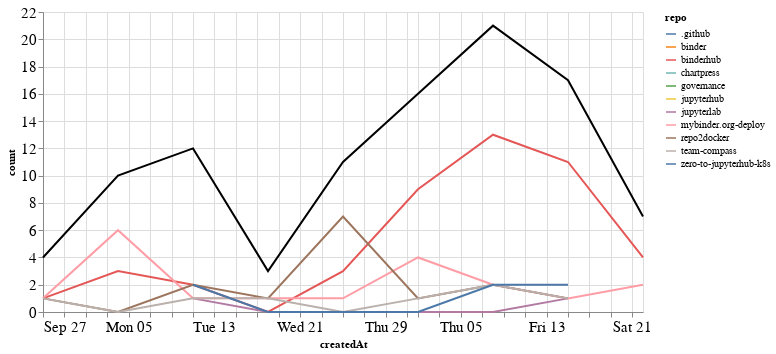

The cell this chart's notebook holds for it:
### Markdown cell above
## Comments

### Code cell
comments_time = comments.groupby('repo').resample('W', on='createdAt').count()['author'].reset_index()
comments_time = comments_time.rename(columns={'author': 'count'})
comments_time_total = comments_time.groupby('createdAt').agg({"count": "sum"}).reset_index()
ch1 = alt.Chart(comments_time, width=600).mark_line().encode(
    x='createdAt',
    y='count',
    color='repo',
    tooltip="repo"
)

ch2 = alt.Chart(comments_time_total, width=600).mark_line(color="black").encode(
    x='createdAt',
    y='count',
)

ch1 + ch2

### Figure 1 — Vega-Lite specification as saved in the notebook (floating-point values rounded to 4 significant figures)
{"config": {"axisLeft": {"labelFontSize": 15}, "axisBottom": {"labelFontSize": 15}}, "layer": [{"data": {"name": "data-6a72daf498cb781a86b403148792ff71"}, "mark": "line", "encoding": {"color": {"type": "nominal", "field": "repo"}, "tooltip": {"type": "nominal", "field": "repo"}, "x": {"type": "temporal", "field": "createdAt"}, "y": {"type": "quantitative", "field": "count"}}, "width": 600}, {"data": {"name": "data-25cbe023aec4d651e9ad341f31cd6323"}, "mark": {"type": "line", "color": "black"}, "encoding": {"x": {"type": "temporal", "field": "createdAt"}, "y": {"type": "quantitative", "field": "count"}}, "width": 600}], "$schema": "https://vega.github.io/schema/vega-lite/v4.8.1.json", "datasets": {"data-6a72daf498cb781a86b403148792ff71": [{"repo": ".github", "createdAt": "2020-10-04T00:00:00", "count": 1}, {"repo": "binder", "createdAt": "2020-10-11T00:00:00", "count": 2}, {"repo": "binderhub", "createdAt": "2020-09-27T00:00:00", "count": 1}, {"repo": "binderhub", "createdAt": "2020-10-04T00:00:00", "count": 3}, {"repo": "binderhub", "createdAt": "2020-10-11T00:00:00", "count": 2}, {"repo": "binderhub", "createdAt": "2020-10-18T00:00:00", "count": 0}, {"repo": "binderhub", "createdAt": "2020-10-25T00:00:00", "count": 3}, {"repo": "binderhub", "createdAt": "2020-11-01T00:00:00", "count": 9}, {"repo": "binderhub", "createdAt": "2020-11-08T00:00:00", "count": 13}, {"repo": "binderhub", "createdAt": "2020-11-15T00:00:00", "count": 11}, {"repo": "binderhub", "createdAt": "2020-11-22T00:00:00", "count": 4}, {"repo": "chartpress", "createdAt": "2020-11-22T00:00:00", "count": 1}, {"repo": "governance", "createdAt": "2020-10-11T00:00:00", "count": 1}, {"repo": "jupyterhub", "createdAt": "2020-11-01T00:00:00", "count": 1}, {"repo": "jupyterlab", "createdAt": "2020-10-11T00:00:00", "count": 1}, {"repo": "jupyterlab", "createdAt": "2020-10-18T00:00:00", "count": 0}, {"repo": "jupyterlab", "createdAt": "2020-10-25T00:00:00", "count": 0}, {"repo": "jupyterlab", "createdAt": "2020-11-01T00:00:00", "count": 0}, {"repo": "jupyterlab", "createdAt": "2020-11-08T00:00:00", "count": 0}, {"repo": "jupyterlab", "createdAt": "2020-11-15T00:00:00", "count": 1}, {"repo": "mybinder.org-deploy", "createdAt": "2020-09-27T00:00:00", "count": 1}, {"repo": "mybinder.org-deploy", "createdAt": "2020-10-04T00:00:00", "count": 6}, {"repo": "mybinder.org-deploy", "createdAt": "2020-10-11T00:00:00", "count": 1}, {"repo": "mybinder.org-deploy", "createdAt": "2020-10-18T00:00:00", "count": 1}, {"repo": "mybinder.org-deploy", "createdAt": "2020-10-25T00:00:00", "count": 1}, {"repo": "mybinder.org-deploy", "createdAt": "2020-11-01T00:00:00", "count": 4}, {"repo": "mybinder.org-deploy", "createdAt": "2020-11-08T00:00:00", "count": 2}, {"repo": "mybinder.org-deploy", "createdAt": "2020-11-15T00:00:00", "count": 1}, {"repo": "mybinder.org-deploy", "createdAt": "2020-11-22T00:00:00", "count": 2}, {"repo": "repo2docker", "createdAt": "2020-09-27T00:00:00", "count": 1}, {"repo": "repo2docker", "createdAt": "2020-10-04T00:00:00", "count": 0}, {"repo": "repo2docker", "createdAt": "2020-10-11T00:00:00", "count": 2}, {"repo": "repo2docker", "createdAt": "2020-10-18T00:00:00", "count": 1}, {"repo": "repo2docker", "createdAt": "2020-10-25T00:00:00", "count": 7}, {"repo": "repo2docker", "createdAt": "2020-11-01T00:00:00", "count": 1}, {"repo": "repo2docker", "createdAt": "2020-11-08T00:00:00", "count": 2}, {"repo": "repo2docker", "createdAt": "2020-11-15T00:00:00", "count": 1}, {"repo": "team-compass", "createdAt": "2020-09-27T00:00:00", "count": 1}, {"repo": "team-compass", "createdAt": "2020-10-04T00:00:00", "count": 0}, {"repo": "team-compass", "createdAt": "2020-10-11T00:00:00", "count": 1}, {"repo": "team-compass", "createdAt": "2020-10-18T00:00:00", "count": 1}, {"repo": "team-compass", "createdAt": "2020-10-25T00:00:00", "count": 0}, {"repo": "team-compass", "createdAt": "2020-11-01T00:00:00", "count": 1}, {"repo": "team-compass", "createdAt": "2020-11-08T00:00:00", "count": 2}, {"repo": "team-compass", "createdAt": "2020-11-15T00:00:00", "count": 1}, {"repo": "zero-to-jupyterhub-k8s", "createdAt": "2020-10-11T00:00:00", "count": 2}, {"repo": "zero-to-jupyterhub-k8s", "createdAt": "2020-10-18T00:00:00", "count": 0}, {"repo": "zero-to-jupyterhub-k8s", "createdAt": "2020-10-25T00:00:00", "count": 0}, {"repo": "zero-to-jupyterhub-k8s", "createdAt": "2020-11-01T00:00:00", "count": 0}, {"repo": "zero-to-jupyterhub-k8s", "createdAt": "2020-11-08T00:00:00", "count": 2}, {"repo": "zero-to-jupyterhub-k8s", "createdAt": "2020-11-15T00:00:00", "count": 2}], "data-25cbe023aec4d651e9ad341f31cd6323": [{"createdAt": "2020-09-27T00:00:00", "count": 4}, {"createdAt": "2020-10-04T00:00:00", "count": 10}, {"createdAt": "2020-10-11T00:00:00", "count": 12}, {"createdAt": "2020-10-18T00:00:00", "count": 3}, {"createdAt": "2020-10-25T00:00:00", "count": 11}, {"createdAt": "2020-11-01T00:00:00", "count": 16}, {"createdAt": "2020-11-08T00:00:00", "count": 21}, {"createdAt": "2020-11-15T00:00:00", "count": 17}, {"createdAt": "2020-11-22T00:00:00", "count": 7}]}}
